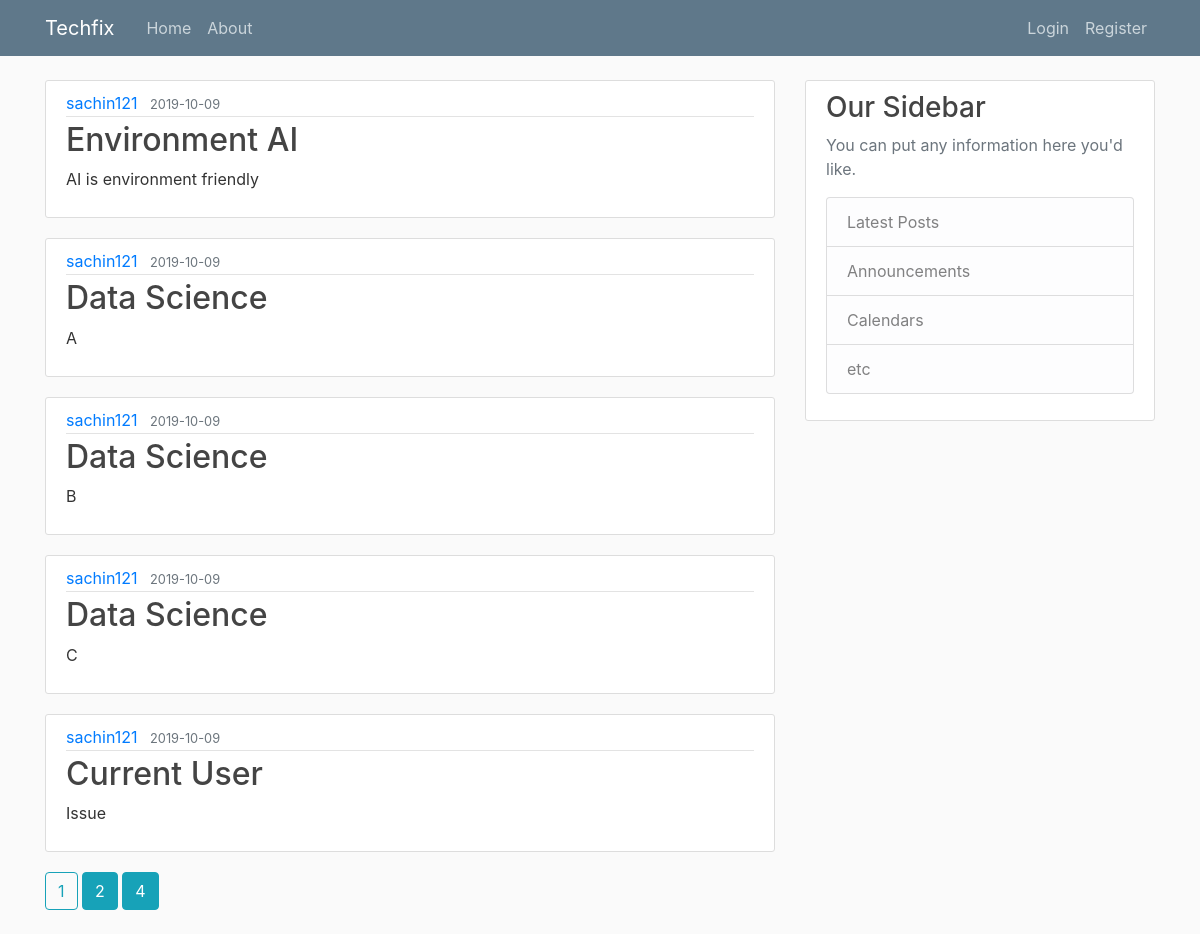
The page /home on the database its author committed.
### flaskblog/models.py (models this page shows, shortened)
class Post(db.Model):
    id = db.Column(db.Integer, primary_key=True)
    title = db.Column(db.String(100), nullable=False)
    date_posted = db.Column(db.DateTime, nullable=False, default=datetime.utcnow())
    content = db.Column(db.Text, nullable=False)
    user_id = db.Column(db.Integer, db.ForeignKey('user.id'), nullable=False)

class User(db.Model, UserMixin):
    id = db.Column(db.Integer, primary_key=True)
    username = db.Column(db.String(20), unique=True, nullable=False)
    email = db.Column(db.String(120), unique=True, nullable=False)
    image_file = db.Column(db.String(120), nullable=False, default='default.jpg')
    password = db.Column(db.String(60), nullable=False)
    posts = db.relationship('Post', backref='author', lazy=True)

### flaskblog/main/routes.py (the view)
@main.route("/")
@main.route("/home")
def home():
    page = request.args.get('page', 1, type=int)
    posts = Post.query.order_by(Post.date_posted.desc()).paginate(page=page, per_page=5)
    return render_template('home.html', posts=posts)

### flaskblog/templates/home.html (shortened to what this page needs)
{% extends "layout.html" %}
{% block content %}
{% for post in posts.items %}
<article class="media content-section">
    <div class="media-body">
        <div class="article-metadata">
            <a class="mr-2" href="{{ url_for('users.user_posts', username=post.author.username) }}">{{ post.author.username }}</a>
            <small class="text-muted">{{ post.date_posted.strftime('%Y-%m-%d') }}</small>
        </div>
        <h2><a class="article-title" href="{{ url_for('posts.post', post_id=post.id) }}">{{ post.title }}</a></h2>
        <p class="article-content">{{ post.content }}</p>
    </div>
</article>
{% endfor %}
{% for page_num in posts.iter_pages(left_edge=1, right_edge=1, left_current=1, right_current=2) %}
    {% if page_num %}
    {% if posts.page == page_num %}
        <a class="btn btn-outline-info mb-4" href="{{ url_for('main.home', page=page_num) }}">{{ page_num }}</a>
    {% else %}
        <a class="btn btn-info mb-4" href="{{ url_for('main.home', page=page_num) }}">{{ page_num }}</a>
    {% endif %}
    {% endif %}
{% endfor %}
{% endblock content %}

### flaskblog/templates/layout.html (shortened to what this page needs)
<!DOCTYPE html>
<html lang="en">
<head>
    <link rel="stylesheet" href="https://maxcdn.bootstrapcdn.com/bootstrap/4.0.0/css/bootstrap.min.css"
>
    <link rel="stylesheet" type="text/css" href="{{ url_for('static', filename='main.css') }}">
</head>
<body>
<header class="site-header">
    <nav class="navbar navbar-expand-md navbar-dark bg-steel fixed-top">
        <div class="container">
            <a class="navbar-brand mr-4" href="/">Techfix</a>
            <div class="collapse navbar-collapse" id="navbarToggle">
                <div class="navbar-nav mr-auto">
                    <a class="nav-item nav-link" href="/">Home</a>
                    <a class="nav-item nav-link" href="/about">About</a>
                </div>
                <div class="navbar-nav">
                    {% if current_user.is_authenticated %}
                     <a class="nav-item nav-link" href="{{ url_for('posts.new_post')}}">New post</a>
                        <a class="nav-item nav-link" href="{{ url_for('users.account')}}">Account</a>
                        <a class="nav-item nav-link" href="{{ url_for('users.logout')}}">Logout</a>
                    {% else %}
                    <a class="nav-item nav-link" href="/login"href="{{ url_for('users.login')}}">Login</a>
                    <a class="nav-item nav-link" href="{{ url_for('users.register')}}">Register</a>
                    {% endif %}
                </div>
            </div>
        </div>
    </nav>
</header>
<main role="main" class="container">
    <div class="row">
        <div class="col-md-8">
            {% block content %}{% endblock %}
        </div>
        <div class="col-md-4">
            <div class="content-section">
                <h3>Our Sidebar</h3>
                <p class='text-muted'>You can put any information here you'd like.
                <ul class="list-group">
                    <li class="list-group-item list-group-item-light">Latest Posts</li>
                    <li class="list-group-item list-group-item-light">Announcements</li>
                    <li class="list-group-item list-group-item-light">Calendars</li>
                    <li class="list-group-item list-group-item-light">etc</li>
                </ul>
                </p>
            </div>
        </div>
    </div>
</main>
</body>
</html>

### flaskblog/static/main.css (style rules this page uses)
body { background: #fafafa; color: #333333; margin-top: 5rem; }
h1, h2, h3, h4, h5, h6 { color: #444444; }
.bg-steel { background-color: #5f788a; }
.site-header .navbar-nav .nav-link { color: #cbd5db; }
.content-section { background: #ffffff; padding: 10px 20px; border: 1px solid #dddddd; border-radius: 3px; margin-bottom: 20px; }
.article-title { color: #444444; }
.article-content { white-space: pre-line; }
.article-metadata { padding-bottom: 1px; margin-bottom: 4px; border-bottom: 1px solid #e3e3e3 }

### rows shown on the page
Post: author.username "sachin121", date_posted "2019-10-09", title "Environment AI", content "AI is environment friendly"
Post: author.username "sachin121", date_posted "2019-10-09", title "Data Science", content "A"
Post: author.username "sachin121", date_posted "2019-10-09", title "Data Science", content "B"
Post: author.username "sachin121", date_posted "2019-10-09", title "Data Science", content "C"
Post: author.username "sachin121", date_posted "2019-10-09", title "Current User", content "Issue"

### other values the page prints
{{ page_num }} "1"
{{ page_num }} "2" "4"
